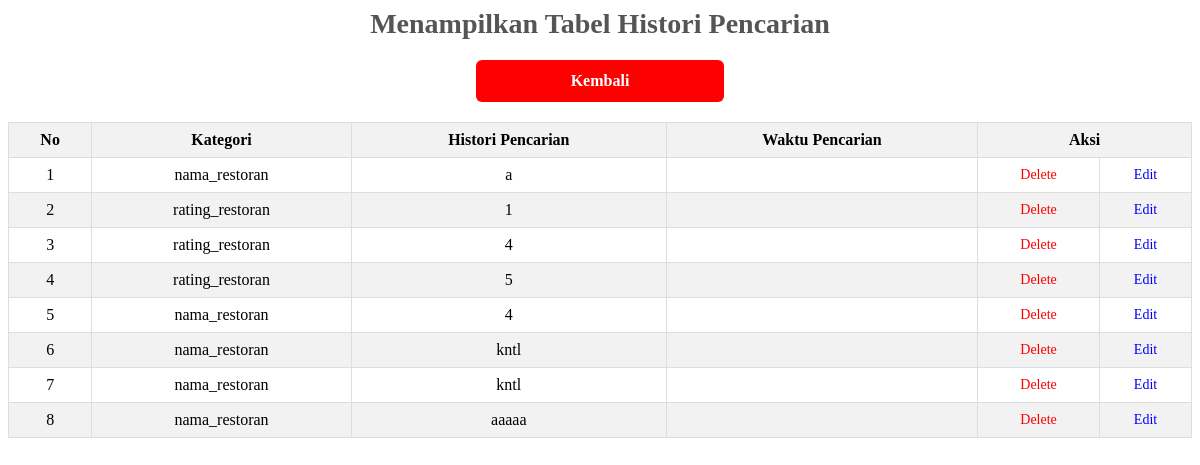
The app's page /histori.php (signed in) with its own data.
### tables this page shows
CREATE TABLE `histori` (
  `id_histori` int(11) NOT NULL,
  `kategori` varchar(50) DEFAULT NULL,
  `search` varchar(255) DEFAULT NULL,
  `created_at` datetime DEFAULT NULL
);

### histori.php (the view, shortened to what this page needs)
<html>
         ?> <head> <div class="page">
         <h1 class="heading">Menampilkan Tabel Histori Pencarian</h1>
         <link rel="stylesheet" type="text/css" href="table.css"> </div>
        </head>
        <body>
<a href="dash.php" class="bk">Kembali</a>
<div class="table-container">
    <table class="table">
        <thead>
            <tr>
                <th>No</th>
                <th>Kategori</th>
                <th>Histori Pencarian</th>
                <th>Waktu Pencarian</th>
                <th colspan="2">Aksi</th>
            </tr>
        </thead>
        <tbody>
            <?php
            include "koneksi.php";
            $query_mysql = mysqli_query($mysqli, "SELECT * FROM histori");
            $nomor = 1;
            while ($data = mysqli_fetch_array($query_mysql)) {
            ?>
                <tr>
                    <td><?php echo $nomor++; ?></td>
                    <td><?php echo $data['kategori']; ?></td>
                    <td><?php echo $data['search']; ?></td>
                    <td><?php echo $data['created_at']; ?></td>
                    <td><a href="hapushistori.php?id=<?php echo $data['id_histori']; ?>" class="delete">Delete</a></td>
                    <td><a href="edithistori.php?id=<?php echo $data['id_histori']; ?>" class="edit">Edit</a></td>
                </tr>
            <?php } ?>
        </tbody>
    </table>
</div>
</body>
 </html>

### table.css (style rules this page uses)
.heading { font-size: 28px; color: #555; text-align: center; margin-bottom: 20px; }
.table { margin: 0 auto; border-collapse: collapse; width: 100%; }
.table th, .table td { border: 1px solid #ddd; padding: 8px; text-align: center; }
.table th { background-color: #f2f2f2; }
.table tr:nth-child(even) { background-color: #f2f2f2; }
.delete { color: #f00; text-decoration: none; font-size: 14px; }
.edit { color: #00f; text-decoration: none; font-size: 14px; }
.bk { display: block; margin: 20px auto; text-align: center; padding: 12px 24px; border-radius: 6px; font-size: 16px; font-weight: bold; background-color: #f00; color: #fff; text-decoration: none; width: 200px; }

### records on screen
histori: kategori "nama_restoran", search "a"
histori: kategori "rating_restoran", search "1"
histori: kategori "rating_restoran", search "4"
histori: kategori "rating_restoran", search "5"
histori: kategori "nama_restoran", search "4"
histori: kategori "nama_restoran", search "kntl"
histori: kategori "nama_restoran", search "kntl"
histori: kategori "nama_restoran", search "aaaaa"
